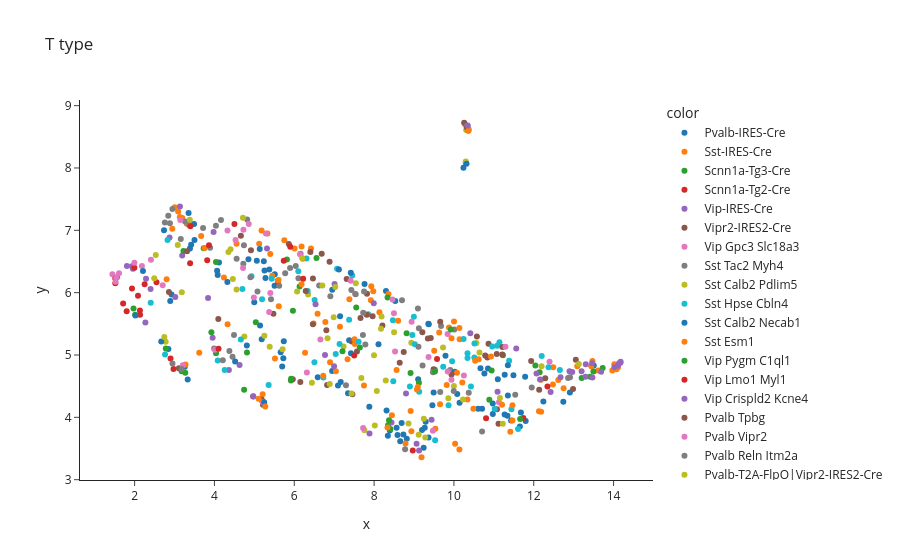

Notebook cell for this chart:
### Code cell
import pandas
cells_without_suffix = [specimen_id.replace('_transformed', '') for specimen_id in cells]

metadata = pandas.read_csv("../data/raw/Cajal_BothGouwens_metadata.csv")
metadata.index = [str(m) for m in metadata["Specimen ID"]]
metadata = metadata.loc[cells_without_suffix]

plotly.express.scatter(x=embedding[:,0],
                       y=embedding[:,1],
                       template="simple_white",
                       hover_name=[m + ".swc" for m in cells_without_suffix],
                       color = metadata["T type"], title = "T type"
                      )
